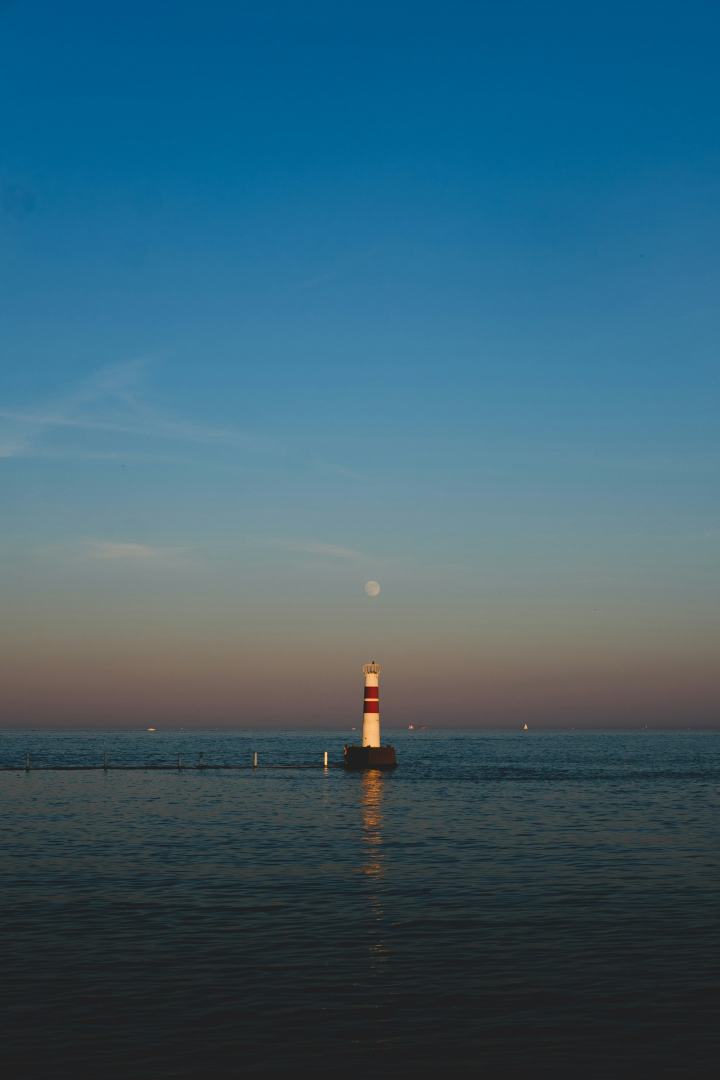
#> input picture backgrounds/sad/01.jpg, 1440 x 2160 px (shown at 1/2 size)
$ python -i make_reel.py   (imports and definitions only)
#> lines starting #> are read from the running program, lines starting #| are printed output that depends on the picture
"""Render one quote reel (1080x1920 MP4) for @betweenyour.thoughts.

Usage:
    python make_reel.py "Some silences hurt more than words." out.mp4 [--lang te] [--seed 7]

Backgrounds come from backgrounds/ (jpg/png), music from music/ (mp3/m4a/wav).
If either folder is empty, a moody gradient / silent track is used instead.
"""
import argparse
import io
import os
import random
import shutil
import subprocess
import sys
import tempfile
import time
import urllib.parse
import urllib.request
from pathlib import Path

from PIL import Image, ImageDraw, ImageFilter, ImageFont, ImageOps

ROOT = Path(__file__).parent
W, H = 1080, 1920
DURATION = 7.0
FPS = 30
WATERMARK = "betweenyour.thoughts"

FONTS = {
    "en": ROOT / "fonts" / "NotoSerif-Medium.ttf",
    "te": ROOT / "fonts" / "NotoSansTelugu-Medium.ttf",
}
WATERMARK_FONT = ROOT / "fonts" / "NotoSerif-Italic.ttf"
MINIMAL_FONT = ROOT / "fonts" / "Inter-Medium.otf"


def find_ffmpeg():
    # System ffmpeg if present, else the static build from the imageio-ffmpeg pip package.
    if shutil.which("ffmpeg"):
        return "ffmpeg"
    import imageio_ffmpeg
    return imageio_ffmpeg.get_ffmpeg_exe()


# [1 line that did not run here, left out]

# Used when backgrounds/ is empty and AI_BACKGROUNDS=1.
AI_STYLE = ("moody cinematic photo, dark, soft light, film grain, melancholic, "
            "lots of empty space in the middle, no text, no people facing camera")
AI_SCENES = [
    "rain drops on a window at night with blurred city lights",
    "lonely figure in a hoodie seen from behind, looking at a sunset over the sea",
    "empty street at night under a single streetlight in the rain",
    "open old book and a cup of tea by a rainy window",
    "silhouette of a person sitting alone on a rooftop at dusk",
    "dark cloudy sky with a faint orange sunset over fields",
    "dried rose petals on an old wooden table in dim light",
    "empty bench in a park in the fog",
    "candle burning in a dark room, warm glow",
    "crescent moon over calm dark water",
    "handwritten letter and faded photograph on a table, low light",
    "train window view at night with rain streaks",
]

# Dark, moody gradient pairs used when backgrounds/ is empty.
PALETTES = [
    ((12, 14, 28), (58, 46, 82)),
    ((8, 18, 24), (34, 70, 84)),
    ((20, 10, 14), (92, 40, 52)),
    ((14, 14, 14), (70, 62, 54)),
    ((6, 12, 30), (24, 44, 96)),
]


def pick(folder, exts, rng):
    files = sorted(p for p in (ROOT / folder).glob("*") if p.suffix.lower() in exts)
    return rng.choice(files) if files else None


# [137 lines left out: functions gradient_background, ai_background, load_background, darken, wrap, minimal_layer and 2 more, not called in this run]


def fit_with_blur(path):
    """Fit a finished post (any shape) into 9:16 without cropping it, over a blurred copy."""
#> called with path = 'backgrounds/sad/01.jpg'
    img = ImageOps.exif_transpose(Image.open(path)).convert("RGB")
#> img is the input picture: PIL image 1440x2160 RGB; mean R, G, B 56.2, 94.9, 113.5
    scale = max(W / img.width, H / img.height)
#> scale = 0.889
    back = img.resize((round(img.width * scale), round(img.height * scale)), Image.LANCZOS)
    left, top = (back.width - W) // 2, (back.height - H) // 2
#> left = 100; top = 0
    back = back.crop((left, top, left + W, top + H)).filter(ImageFilter.GaussianBlur(40))
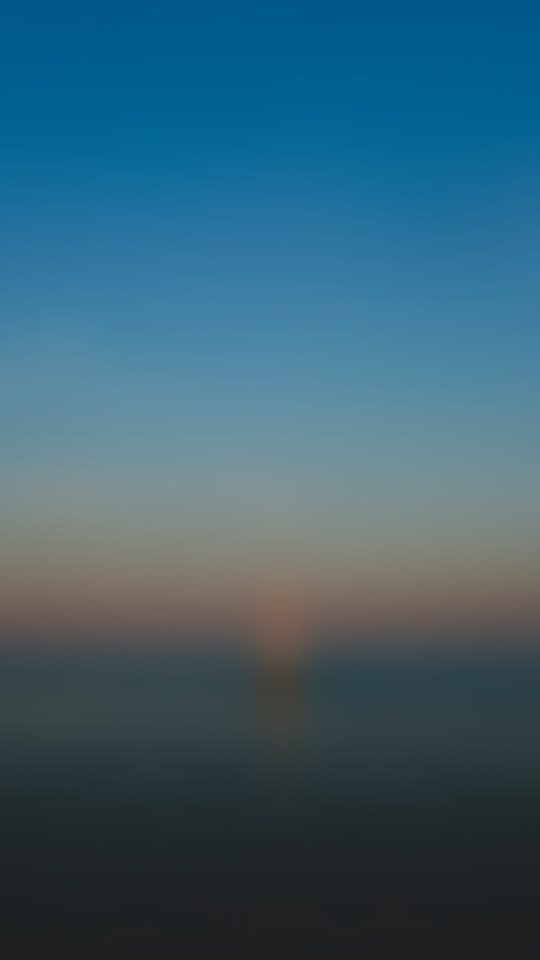
#> back: PIL image 1080x1920 RGB (shown at 1/2 size); mean R, G, B 56.6, 95.3, 113.9
    back = Image.blend(back, Image.new("RGB", (W, H), (0, 0, 0)), 0.35)
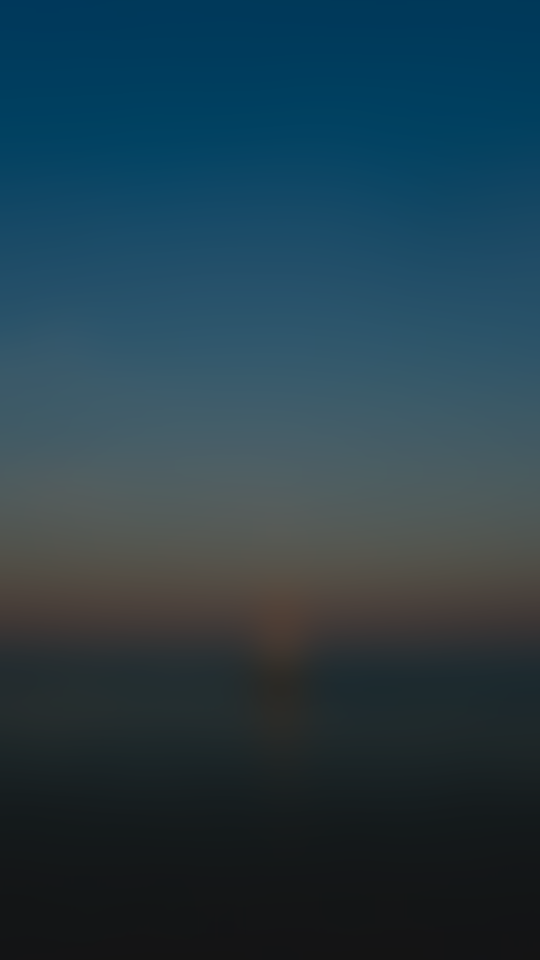
#> back: PIL image 1080x1920 RGB (shown at 1/2 size); mean R, G, B 36.3, 61.5, 73.6
    scale = min(W / img.width, H / img.height)
#> scale = 0.75
    front = img.resize((round(img.width * scale), round(img.height * scale)), Image.LANCZOS)
    back.paste(front, ((W - front.width) // 2, (H - front.height) // 2))
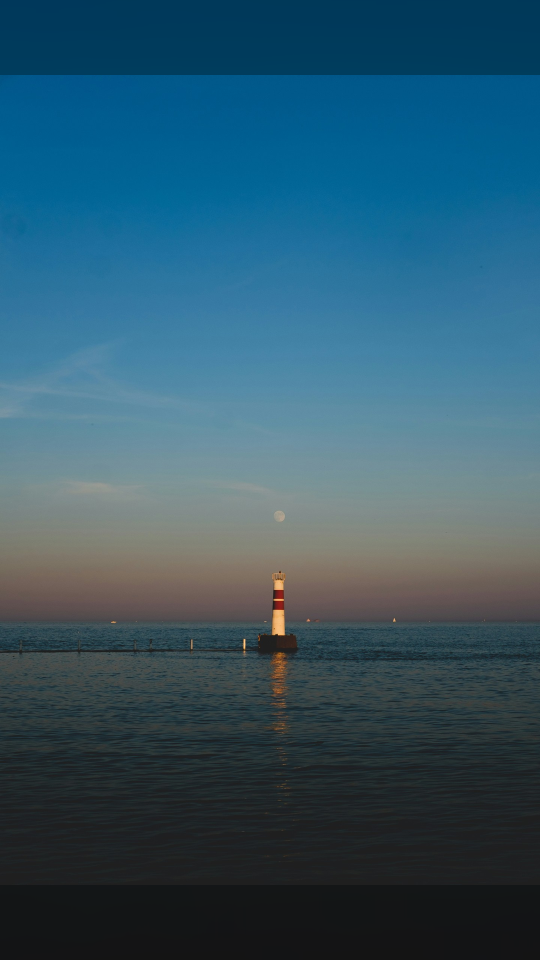
#> back: PIL image 1080x1920 RGB (shown at 1/2 size); mean R, G, B 48.9, 86.2, 104.6
    return back


def soft_shade(img):
    # Lighter grade for the minimal style: keep the photo, just calm the highlights.
    return Image.blend(img, Image.new("RGB", (W, H), (0, 0, 0)), 0.25)


# [42 lines left out: function render, not called in this run]


# [12 lines not run here, left out]

>>> result = fit_with_blur('backgrounds/sad/01.jpg')

$ run again, on backgrounds/sad/13.jpg
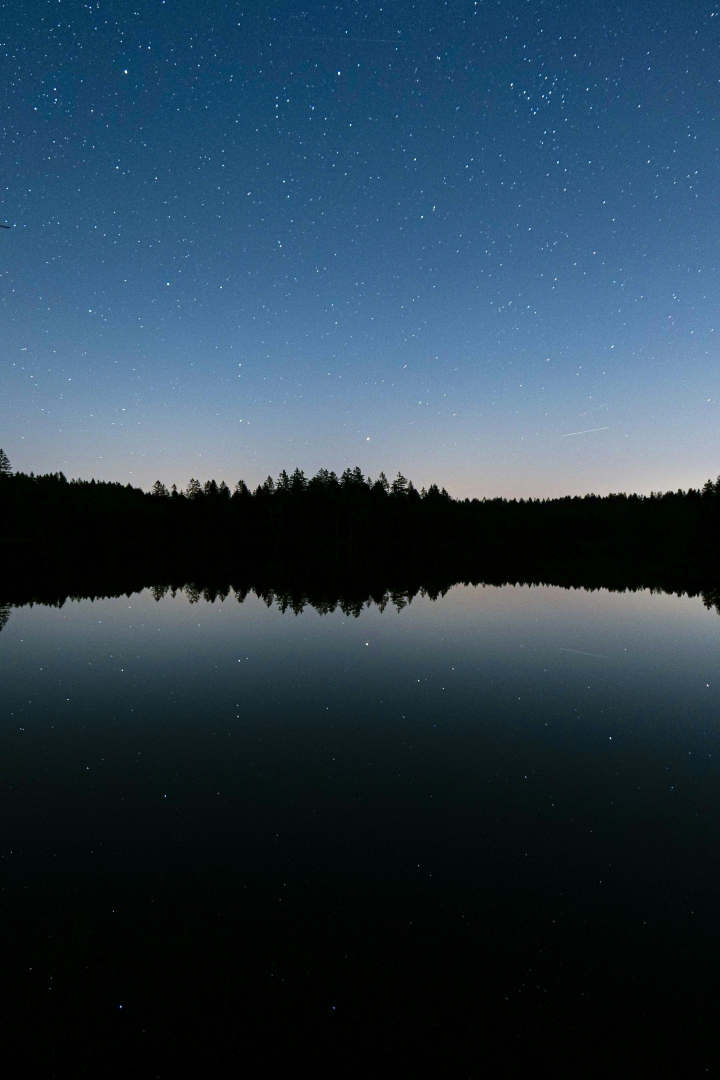
#> input picture backgrounds/sad/13.jpg, 1440 x 2160 px (shown at 1/2 size)
#> in fit_with_blur, img is the input picture: PIL image 1440x2160 RGB; mean R, G, B 41.5, 62.4, 78.3
#> in fit_with_blur, `back = Image.blend(back, Image.new("RGB", (W, H), (0, 0, 0)), 0.35)`:
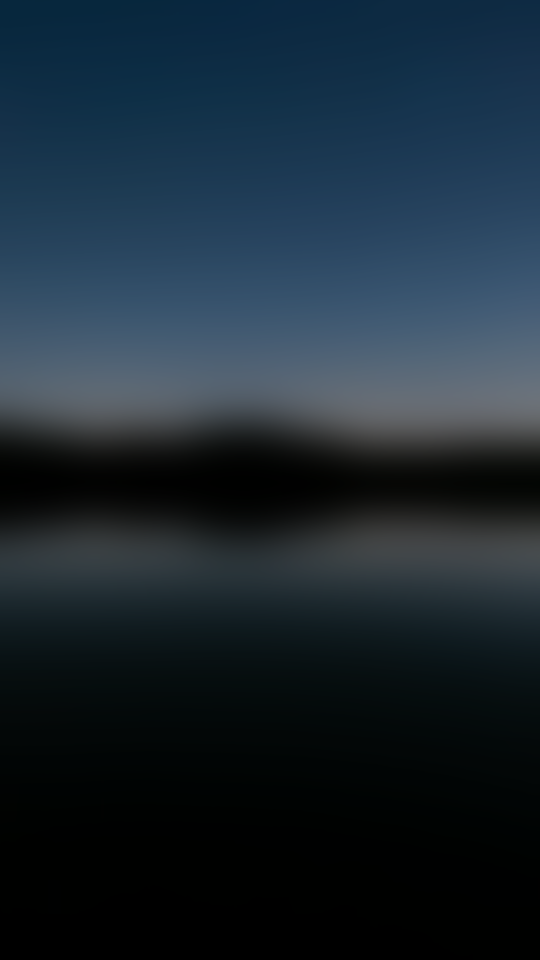
#> back: PIL image 1080x1920 RGB (shown at 1/2 size); mean R, G, B 26.3, 40, 50.4
#> in fit_with_blur, `back.paste(front, ((W - front.width) // 2, (H - front.height) // 2))`:
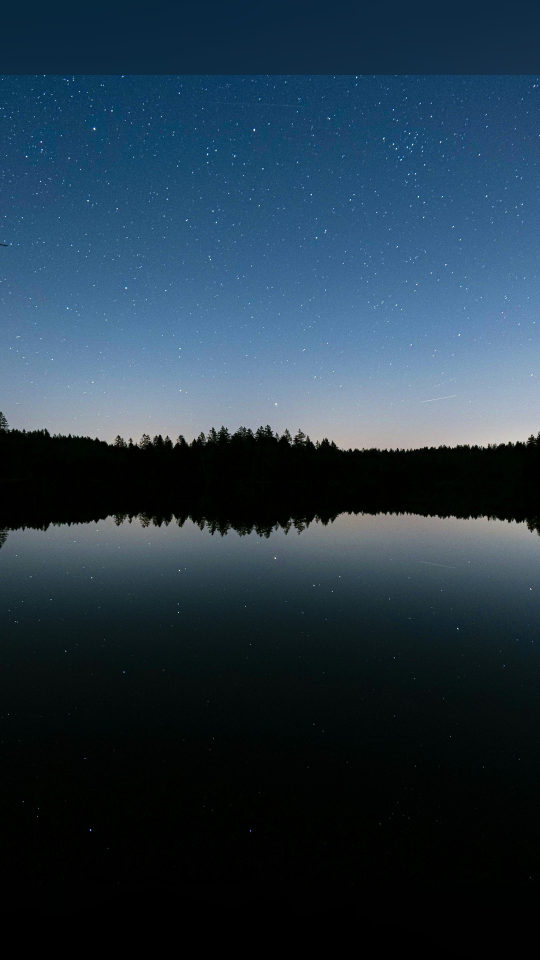
#> back: PIL image 1080x1920 RGB (shown at 1/2 size); mean R, G, B 36, 56, 71.3

$ run again, on backgrounds/sad/14.jpg
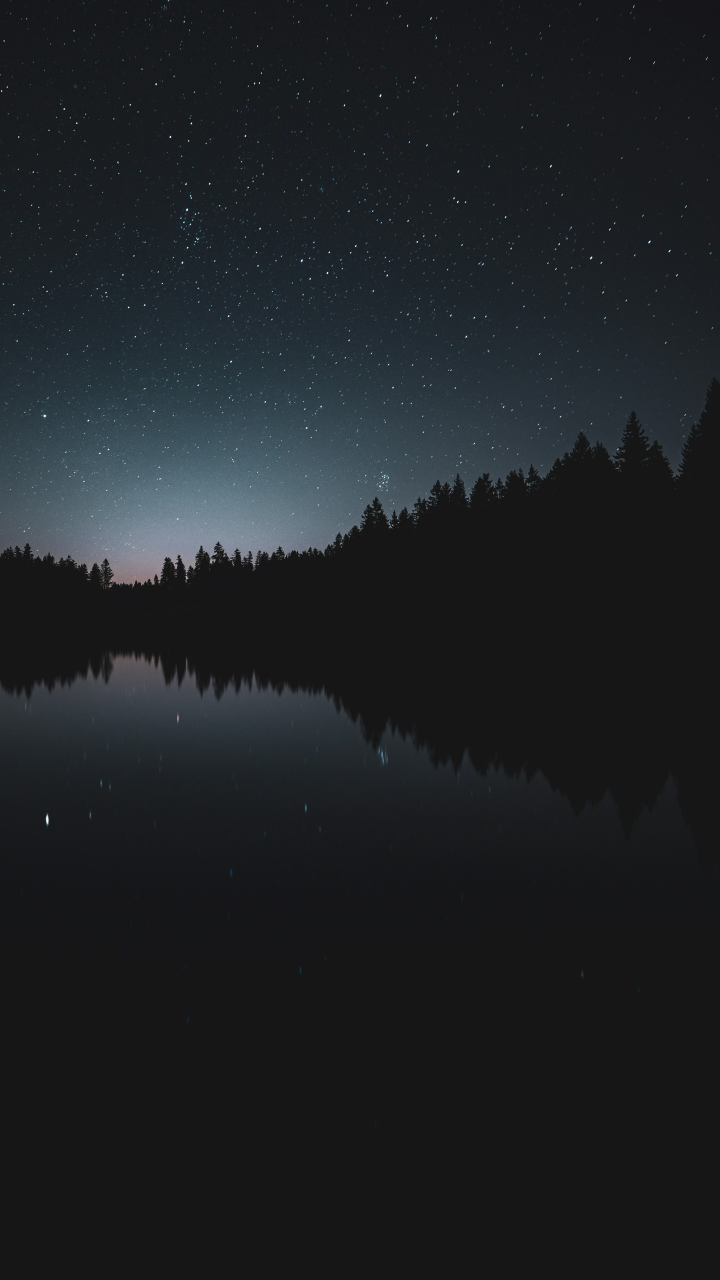
#> input picture backgrounds/sad/14.jpg, 1440 x 2560 px (shown at 1/2 size)
#> in fit_with_blur, img is the input picture: PIL image 1440x2560 RGB; mean R, G, B 29.6, 33.1, 36.2
#> in fit_with_blur, `back = back.crop((left, top, left + W, top + H)).filter(ImageFilter.Ga..`:
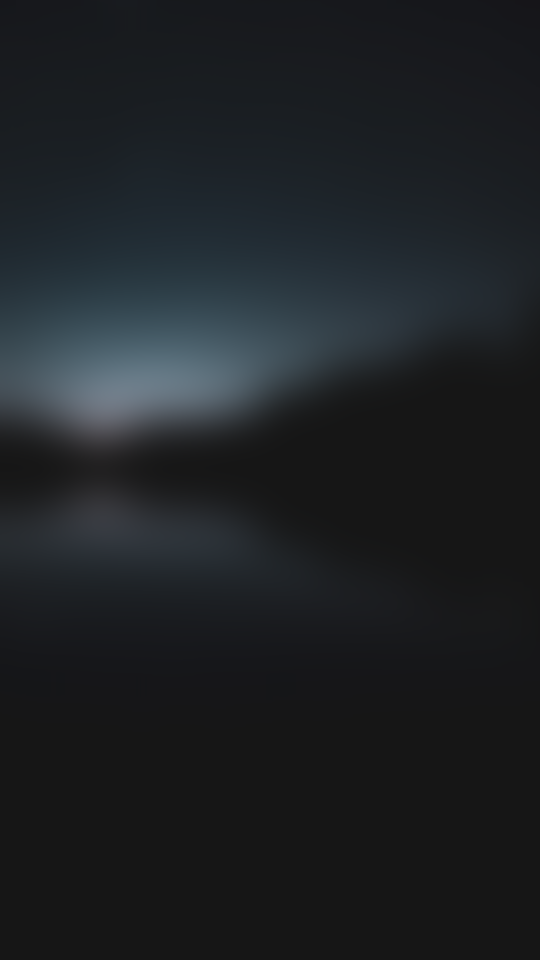
#> back: PIL image 1080x1920 RGB (shown at 1/2 size); mean R, G, B 29.6, 33.1, 36.1
#> in fit_with_blur, `back = Image.blend(back, Image.new("RGB", (W, H), (0, 0, 0)), 0.35)`:
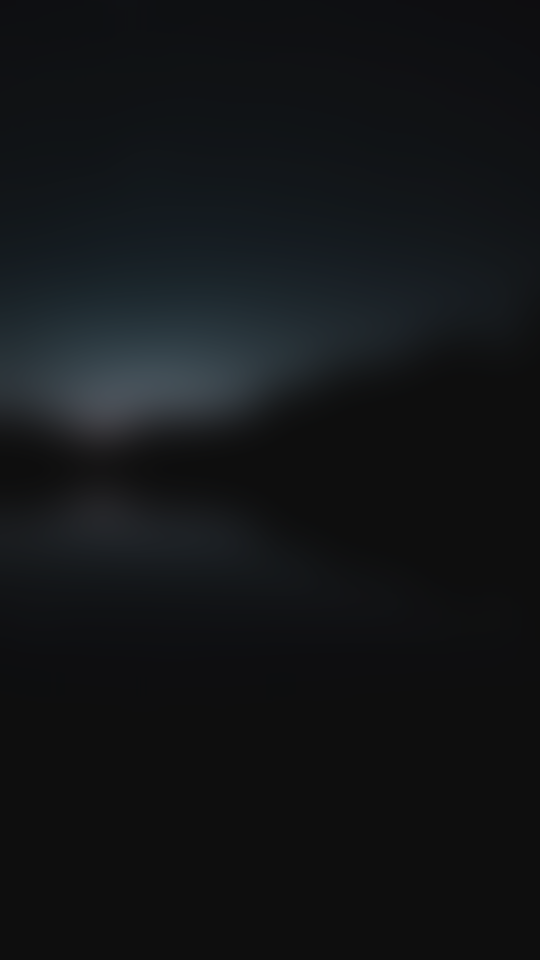
#> back: PIL image 1080x1920 RGB (shown at 1/2 size); mean R, G, B 18.8, 21, 23

$ run again, on backgrounds/sad/16.jpg
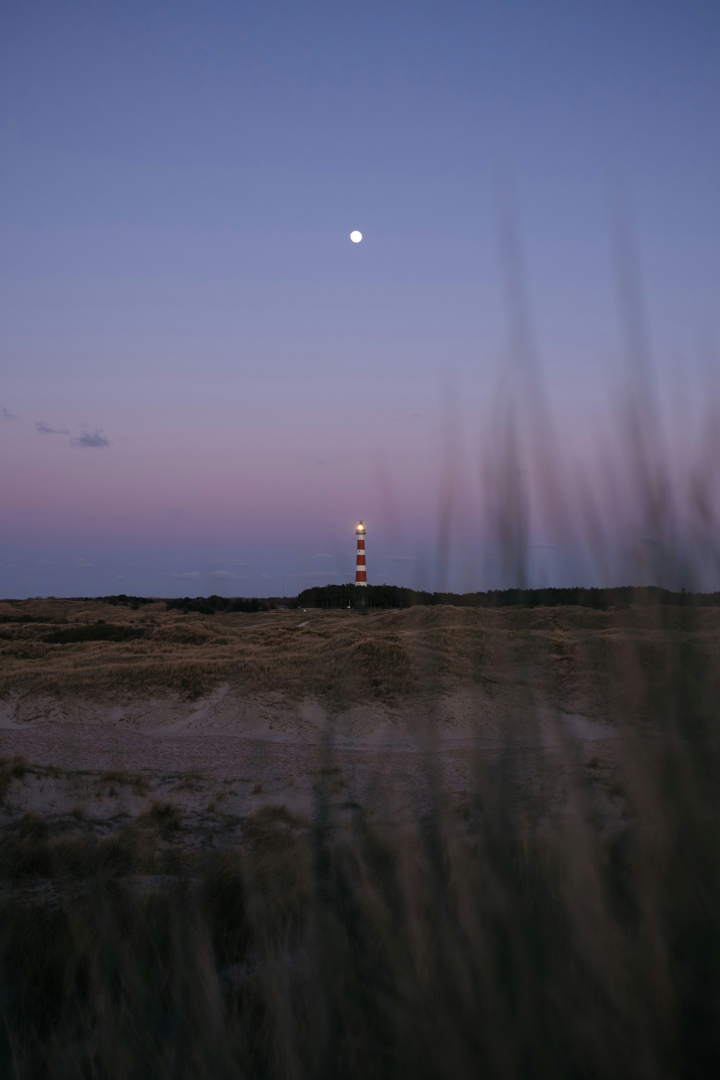
#> input picture backgrounds/sad/16.jpg, 1440 x 2160 px (shown at 1/2 size)
#> in fit_with_blur, img is the input picture: PIL image 1440x2160 RGB; mean R, G, B 80.2, 81.2, 100.3
#> in fit_with_blur, `back = Image.blend(back, Image.new("RGB", (W, H), (0, 0, 0)), 0.35)`:
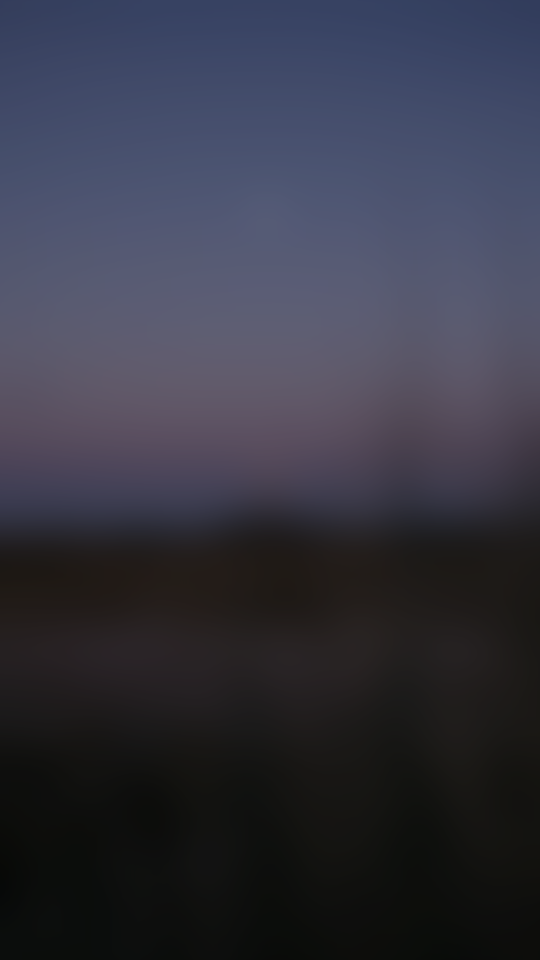
#> back: PIL image 1080x1920 RGB (shown at 1/2 size); mean R, G, B 52.5, 53, 65.5
#> in fit_with_blur, `back.paste(front, ((W - front.width) // 2, (H - front.height) // 2))`:
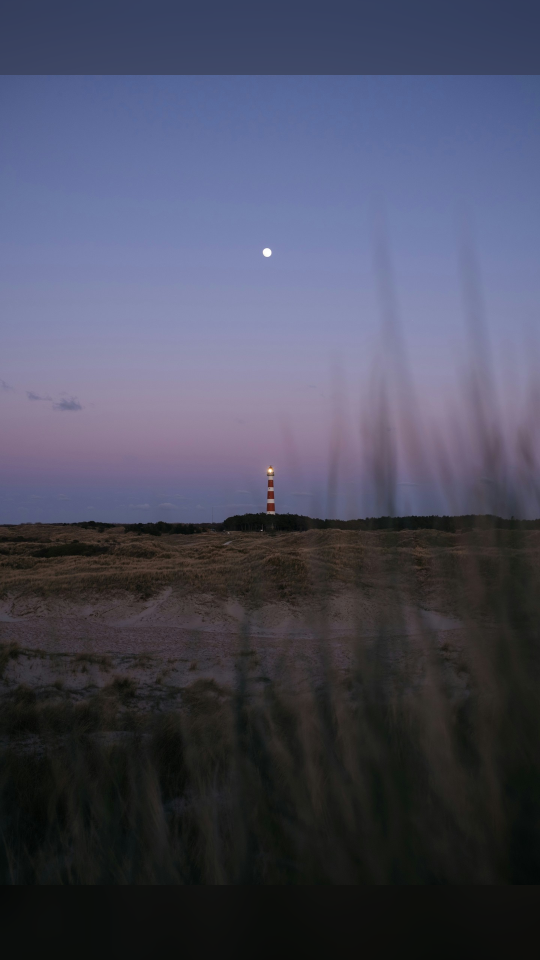
#> back: PIL image 1080x1920 RGB (shown at 1/2 size); mean R, G, B 73.1, 74.9, 93.3
